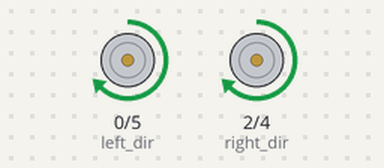
The sketch below on a simulated ESP8266 (NodeMCU). Shown: direction and speed pins drawn as motors (green arrow = direction pin HIGH = forward, orange = LOW = backward, longer = more drive).

Above: at 5.1 s.
At 6.1 s:
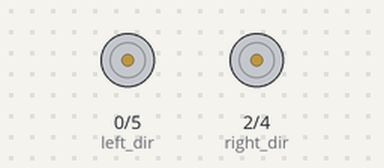
Timing chart, 0 to 7.6 s (numbered marks = the images above):
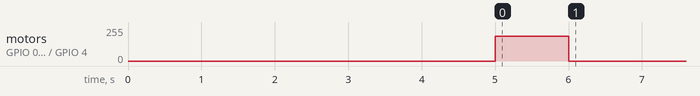

The sketch:

metre_per_second.ino
```cpp
#include <ESP8266WiFi.h>

// left motor   - bottom wire - brown   - A-
// left motor   - top wire    - orange  - A+
// right motor  - bottom wire - brown   - B-
// right motor  - top wire    - orange  - B+

int left_pwm  = 5 ;       //  Left Speed 0 to 1023
int left_dir  = 0 ;       //  Left Direction 1 for Forward, 0 for Backward

int right_pwm  = 4  ;     //  Left Speed 0 to 1023
int right_dir  = 2  ;     //  Left Direction 1 for Forward, 0 for Backward

int left_speed_pwm  = 185  ;
int right_speed_pwm = 185  ;

int dir_forward   = 1 ;
int dir_backward  = 0 ;

void bot_stop()
{
  digitalWrite( left_dir  , dir_forward ) ;
  digitalWrite( right_dir , dir_forward ) ;
  analogWrite(  left_pwm  , 0 ) ;
  analogWrite(  right_pwm , 0 ) ;
}

void forward()
{
  digitalWrite( left_dir  , dir_forward ) ;
  digitalWrite( right_dir , dir_forward ) ;
  analogWrite(  left_pwm  , left_speed_pwm ) ;
  analogWrite(  right_pwm , right_speed_pwm ) ;
}

void backward()
{
  digitalWrite( left_dir  , dir_backward ) ;
  digitalWrite( right_dir , dir_backward ) ;
  analogWrite(  left_pwm  , left_speed_pwm ) ;
  analogWrite(  right_pwm , right_speed_pwm ) ;
}

void left()
{
  digitalWrite( left_dir  , dir_backward ) ;
  digitalWrite( right_dir , dir_forward  ) ;
  analogWrite(  left_pwm  , left_speed_pwm ) ;
  analogWrite(  right_pwm , right_speed_pwm ) ;
}

void right()
{
  digitalWrite( left_dir  , dir_forward  ) ;
  digitalWrite( right_dir , dir_backward ) ;
  analogWrite(  left_pwm  , left_speed_pwm ) ;
  analogWrite(  right_pwm , right_speed_pwm ) ;
}


void setup() {

  Serial.begin(115200);
  pinMode ( left_pwm , OUTPUT);
  pinMode ( left_dir , OUTPUT);
  pinMode ( right_pwm , OUTPUT);
  pinMode ( right_dir , OUTPUT);

  bot_stop();

  delay(5000);

  forward();

  delay(1000);

  bot_stop();

}

void loop() {

  bot_stop();

}
```
